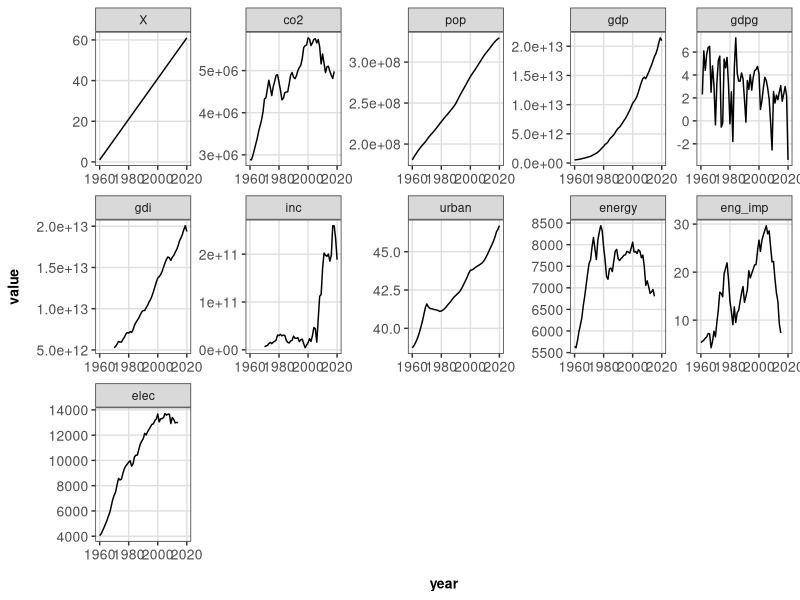

Here is the R script that generated this plot: (Note: this script raises an error after producing the figure.)
#' 2. Data Exploration and Visualization 
#' As part of Stats 551 Final Project

# Library
library(tidyverse)
library(ggplot2)
library(reshape)
library(corrplot)
# Functions
theme_custom <- function() {
  theme_bw() + # note ggplot2 theme is used as a basis
    theme(plot.title = element_text(size = 10, face = "bold",
                                    hjust = .5,
                                    margin = margin(t = 5, b = 15)),
          plot.caption = element_text(size = 9, hjust = 0, 
                                      margin = margin(t = 15)),
          panel.grid.major = element_line(colour = "grey88"),
          panel.grid.minor = element_blank(),
          legend.title = element_text(size = 10, face = "bold"),
          legend.text = element_text(size = 10),
          axis.text = element_text(size = 10),
          axis.title.x = element_text(margin = margin(t = 10),
                                      size = 10, face = "bold"),
          axis.title.y = element_text(margin = margin(r = 10),
                                      size = 10, face = "bold"))
}

# Data
us_df = read.csv("us_df.csv")

# Plots
df.m <- melt(us_df, id = c("year"))

ggplot(df.m, aes(year, value)) + 
  geom_line() + 
  facet_wrap(~variable, scales = "free", ncol = 5) +
  theme_custom()

corrplot(cor(us_df[,-1]), method="color",type="upper", order="hclust",
         addCoef.col = "black", 
         tl.col="black", tl.srt=40, tl.cex=1.5,
         diag=FALSE, 
         number.cex=1)

# line graph CO2 emissions
ggplot(us_df, aes(x = year, y = co2)) + 
  geom_line() + 
  theme_custom()+
  ggtitle("U.S. CO2 Emissions") +
  ylab("CO2 Emissions (Kilotons)") +
  xlab("Year")


# Correlation plot

library(corrplot)
library(RColorBrewer)
library(ggpubr)


M <- na.omit(us_df[,-1])
colnames(M) <- c("C02", "Population", "GDP", "GDP Growth", "GDI", "Income", "Urban", "Energy", "Energy Import", "Electricity")
M <-cor(M)

corrplot(M, order = "hclust", type = "lower") + title("Correlation Plot for C02 Emissions Data")
